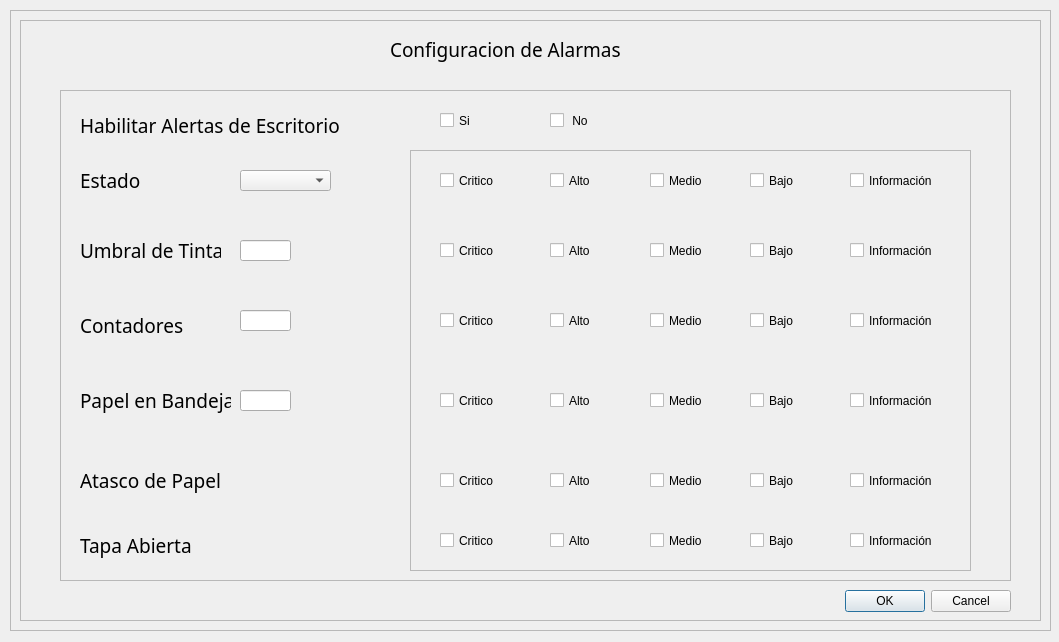
<?xml version="1.0" encoding="UTF-8"?>
<ui version="4.0">
 <class>Form</class>
 <widget class="QWidget" name="Form">
  <property name="geometry">
   <rect>
    <x>0</x>
    <y>0</y>
    <width>1059</width>
    <height>642</height>
   </rect>
  </property>
  <property name="windowTitle">
   <string>Form</string>
  </property>
  <widget class="QWidget" name="layoutWidget">
   <property name="geometry">
    <rect>
     <x>10</x>
     <y>10</y>
     <width>1041</width>
     <height>621</height>
    </rect>
   </property>
   <layout class="QHBoxLayout" name="horizontalLayout_6">
    <item>
     <widget class="QFrame" name="frame">
      <property name="frameShape">
       <enum>QFrame::StyledPanel</enum>
      </property>
      <property name="frameShadow">
       <enum>QFrame::Raised</enum>
      </property>
      <layout class="QHBoxLayout" name="horizontalLayout_5">
       <item>
        <widget class="QFrame" name="frame_2">
         <property name="frameShape">
          <enum>QFrame::StyledPanel</enum>
         </property>
         <property name="frameShadow">
          <enum>QFrame::Raised</enum>
         </property>
         <widget class="QDialogButtonBox" name="buttonBox">
          <property name="geometry">
           <rect>
            <x>800</x>
            <y>570</y>
            <width>191</width>
            <height>23</height>
           </rect>
          </property>
          <property name="standardButtons">
           <set>QDialogButtonBox::Cancel|QDialogButtonBox::Ok</set>
          </property>
         </widget>
         <widget class="QLabel" name="label_8">
          <property name="geometry">
           <rect>
            <x>370</x>
            <y>10</y>
            <width>251</width>
            <height>39</height>
           </rect>
          </property>
          <property name="font">
           <font>
            <family>Sylfaen</family>
            <pointsize>14</pointsize>
           </font>
          </property>
          <property name="text">
           <string>Configuracion de Alarmas</string>
          </property>
         </widget>
         <widget class="QFrame" name="frame_3">
          <property name="geometry">
           <rect>
            <x>40</x>
            <y>70</y>
            <width>951</width>
            <height>491</height>
           </rect>
          </property>
          <property name="frameShape">
           <enum>QFrame::StyledPanel</enum>
          </property>
          <property name="frameShadow">
           <enum>QFrame::Raised</enum>
          </property>
          <widget class="QLabel" name="label_3">
           <property name="geometry">
            <rect>
             <x>20</x>
             <y>140</y>
             <width>141</width>
             <height>41</height>
            </rect>
           </property>
           <property name="font">
            <font>
             <family>Sylfaen</family>
             <pointsize>14</pointsize>
            </font>
           </property>
           <property name="text">
            <string>Umbral de Tinta</string>
           </property>
          </widget>
          <widget class="QLineEdit" name="ip_final">
           <property name="geometry">
            <rect>
             <x>180</x>
             <y>150</y>
             <width>51</width>
             <height>21</height>
            </rect>
           </property>
          </widget>
          <widget class="QLabel" name="label_5">
           <property name="geometry">
            <rect>
             <x>20</x>
             <y>70</y>
             <width>121</width>
             <height>41</height>
            </rect>
           </property>
           <property name="font">
            <font>
             <family>Sylfaen</family>
             <pointsize>14</pointsize>
            </font>
           </property>
           <property name="text">
            <string>Estado</string>
           </property>
          </widget>
          <widget class="QLabel" name="label_2">
           <property name="geometry">
            <rect>
             <x>20</x>
             <y>10</y>
             <width>261</width>
             <height>51</height>
            </rect>
           </property>
           <property name="font">
            <font>
             <family>Sylfaen</family>
             <pointsize>14</pointsize>
            </font>
           </property>
           <property name="text">
            <string>Habilitar Alertas de Escritorio</string>
           </property>
          </widget>
          <widget class="QLabel" name="label_4">
           <property name="geometry">
            <rect>
             <x>20</x>
             <y>210</y>
             <width>121</width>
             <height>51</height>
            </rect>
           </property>
           <property name="font">
            <font>
             <family>Sylfaen</family>
             <pointsize>14</pointsize>
            </font>
           </property>
           <property name="text">
            <string>Contadores</string>
           </property>
          </widget>
          <widget class="QCheckBox" name="checkBox_7">
           <property name="geometry">
            <rect>
             <x>380</x>
             <y>10</y>
             <width>61</width>
             <height>41</height>
            </rect>
           </property>
           <property name="text">
            <string>Si</string>
           </property>
          </widget>
          <widget class="QCheckBox" name="checkBox_11">
           <property name="geometry">
            <rect>
             <x>490</x>
             <y>10</y>
             <width>51</width>
             <height>41</height>
            </rect>
           </property>
           <property name="styleSheet">
            <string notr="true">self.checkBox.setStyleSheet(&quot;QCheckBox::indicator { width: 20px; height: 20px; border: 1px solid black; }&quot;)
</string>
           </property>
           <property name="text">
            <string> No</string>
           </property>
          </widget>
          <widget class="QLineEdit" name="ip_final_2">
           <property name="geometry">
            <rect>
             <x>180</x>
             <y>220</y>
             <width>51</width>
             <height>21</height>
            </rect>
           </property>
          </widget>
          <widget class="QCheckBox" name="checkBox_8">
           <property name="geometry">
            <rect>
             <x>380</x>
             <y>140</y>
             <width>61</width>
             <height>41</height>
            </rect>
           </property>
           <property name="text">
            <string>Critico</string>
           </property>
          </widget>
          <widget class="QCheckBox" name="checkBox_9">
           <property name="geometry">
            <rect>
             <x>490</x>
             <y>140</y>
             <width>61</width>
             <height>41</height>
            </rect>
           </property>
           <property name="text">
            <string>Alto</string>
           </property>
          </widget>
          <widget class="QCheckBox" name="checkBox_10">
           <property name="geometry">
            <rect>
             <x>590</x>
             <y>140</y>
             <width>61</width>
             <height>41</height>
            </rect>
           </property>
           <property name="text">
            <string>Medio</string>
           </property>
          </widget>
          <widget class="QCheckBox" name="checkBox_12">
           <property name="geometry">
            <rect>
             <x>690</x>
             <y>140</y>
             <width>61</width>
             <height>41</height>
            </rect>
           </property>
           <property name="text">
            <string>Bajo</string>
           </property>
          </widget>
          <widget class="QCheckBox" name="checkBox_13">
           <property name="geometry">
            <rect>
             <x>790</x>
             <y>140</y>
             <width>101</width>
             <height>41</height>
            </rect>
           </property>
           <property name="text">
            <string>Información</string>
           </property>
          </widget>
          <widget class="QCheckBox" name="checkBox_14">
           <property name="geometry">
            <rect>
             <x>380</x>
             <y>210</y>
             <width>61</width>
             <height>41</height>
            </rect>
           </property>
           <property name="text">
            <string>Critico</string>
           </property>
          </widget>
          <widget class="QCheckBox" name="checkBox_16">
           <property name="geometry">
            <rect>
             <x>590</x>
             <y>210</y>
             <width>61</width>
             <height>41</height>
            </rect>
           </property>
           <property name="text">
            <string>Medio</string>
           </property>
          </widget>
          <widget class="QCheckBox" name="checkBox_17">
           <property name="geometry">
            <rect>
             <x>690</x>
             <y>210</y>
             <width>61</width>
             <height>41</height>
            </rect>
           </property>
           <property name="text">
            <string>Bajo</string>
           </property>
          </widget>
          <widget class="QCheckBox" name="checkBox_18">
           <property name="geometry">
            <rect>
             <x>790</x>
             <y>210</y>
             <width>101</width>
             <height>41</height>
            </rect>
           </property>
           <property name="text">
            <string>Información</string>
           </property>
          </widget>
          <widget class="QComboBox" name="comboBox">
           <property name="geometry">
            <rect>
             <x>180</x>
             <y>80</y>
             <width>91</width>
             <height>21</height>
            </rect>
           </property>
           <item>
            <property name="text">
             <string/>
            </property>
           </item>
           <item>
            <property name="text">
             <string>Other</string>
            </property>
           </item>
           <item>
            <property name="text">
             <string>Unknow</string>
            </property>
           </item>
           <item>
            <property name="text">
             <string>Idle</string>
            </property>
           </item>
           <item>
            <property name="text">
             <string>Printing</string>
            </property>
           </item>
           <item>
            <property name="text">
             <string>Warmup</string>
            </property>
           </item>
          </widget>
          <widget class="QCheckBox" name="checkBox_19">
           <property name="geometry">
            <rect>
             <x>380</x>
             <y>70</y>
             <width>61</width>
             <height>41</height>
            </rect>
           </property>
           <property name="text">
            <string>Critico</string>
           </property>
          </widget>
          <widget class="QCheckBox" name="checkBox_20">
           <property name="geometry">
            <rect>
             <x>490</x>
             <y>70</y>
             <width>61</width>
             <height>41</height>
            </rect>
           </property>
           <property name="text">
            <string>Alto</string>
           </property>
          </widget>
          <widget class="QCheckBox" name="checkBox_21">
           <property name="geometry">
            <rect>
             <x>590</x>
             <y>70</y>
             <width>61</width>
             <height>41</height>
            </rect>
           </property>
           <property name="text">
            <string>Medio</string>
           </property>
          </widget>
          <widget class="QCheckBox" name="checkBox_22">
           <property name="geometry">
            <rect>
             <x>690</x>
             <y>70</y>
             <width>61</width>
             <height>41</height>
            </rect>
           </property>
           <property name="text">
            <string>Bajo</string>
           </property>
          </widget>
          <widget class="QCheckBox" name="checkBox_23">
           <property name="geometry">
            <rect>
             <x>790</x>
             <y>70</y>
             <width>91</width>
             <height>41</height>
            </rect>
           </property>
           <property name="text">
            <string>Información</string>
           </property>
          </widget>
          <widget class="QLabel" name="label_6">
           <property name="geometry">
            <rect>
             <x>20</x>
             <y>280</y>
             <width>151</width>
             <height>61</height>
            </rect>
           </property>
           <property name="font">
            <font>
             <family>Sylfaen</family>
             <pointsize>14</pointsize>
            </font>
           </property>
           <property name="text">
            <string>Papel en Bandeja</string>
           </property>
          </widget>
          <widget class="QLineEdit" name="ip_final_3">
           <property name="geometry">
            <rect>
             <x>180</x>
             <y>300</y>
             <width>51</width>
             <height>21</height>
            </rect>
           </property>
          </widget>
          <widget class="QCheckBox" name="checkBox_24">
           <property name="geometry">
            <rect>
             <x>380</x>
             <y>290</y>
             <width>61</width>
             <height>41</height>
            </rect>
           </property>
           <property name="text">
            <string>Critico</string>
           </property>
          </widget>
          <widget class="QCheckBox" name="checkBox_25">
           <property name="geometry">
            <rect>
             <x>490</x>
             <y>290</y>
             <width>61</width>
             <height>41</height>
            </rect>
           </property>
           <property name="text">
            <string>Alto</string>
           </property>
          </widget>
          <widget class="QCheckBox" name="checkBox_26">
           <property name="geometry">
            <rect>
             <x>590</x>
             <y>290</y>
             <width>61</width>
             <height>41</height>
            </rect>
           </property>
           <property name="text">
            <string>Medio</string>
           </property>
          </widget>
          <widget class="QCheckBox" name="checkBox_27">
           <property name="geometry">
            <rect>
             <x>690</x>
             <y>290</y>
             <width>61</width>
             <height>41</height>
            </rect>
           </property>
           <property name="text">
            <string>Bajo</string>
           </property>
          </widget>
          <widget class="QCheckBox" name="checkBox_28">
           <property name="geometry">
            <rect>
             <x>790</x>
             <y>290</y>
             <width>101</width>
             <height>41</height>
            </rect>
           </property>
           <property name="text">
            <string>Información</string>
           </property>
          </widget>
          <widget class="QLabel" name="label_7">
           <property name="geometry">
            <rect>
             <x>20</x>
             <y>360</y>
             <width>161</width>
             <height>61</height>
            </rect>
           </property>
           <property name="font">
            <font>
             <family>Sylfaen</family>
             <pointsize>14</pointsize>
            </font>
           </property>
           <property name="text">
            <string>Atasco de Papel</string>
           </property>
          </widget>
          <widget class="QCheckBox" name="checkBox_29">
           <property name="geometry">
            <rect>
             <x>380</x>
             <y>370</y>
             <width>61</width>
             <height>41</height>
            </rect>
           </property>
           <property name="text">
            <string>Critico</string>
           </property>
          </widget>
          <widget class="QCheckBox" name="checkBox_30">
           <property name="geometry">
            <rect>
             <x>490</x>
             <y>370</y>
             <width>61</width>
             <height>41</height>
            </rect>
           </property>
           <property name="text">
            <string>Alto</string>
           </property>
          </widget>
          <widget class="QCheckBox" name="checkBox_31">
           <property name="geometry">
            <rect>
             <x>590</x>
             <y>370</y>
             <width>61</width>
             <height>41</height>
            </rect>
           </property>
           <property name="text">
            <string>Medio</string>
           </property>
          </widget>
          <widget class="QCheckBox" name="checkBox_32">
           <property name="geometry">
            <rect>
             <x>690</x>
             <y>370</y>
             <width>61</width>
             <height>41</height>
            </rect>
           </property>
           <property name="text">
            <string>Bajo</string>
           </property>
          </widget>
          <widget class="QCheckBox" name="checkBox_33">
           <property name="geometry">
            <rect>
             <x>790</x>
             <y>370</y>
             <width>101</width>
             <height>41</height>
            </rect>
           </property>
           <property name="text">
            <string>Información</string>
           </property>
          </widget>
          <widget class="QLabel" name="label_9">
           <property name="geometry">
            <rect>
             <x>20</x>
             <y>430</y>
             <width>151</width>
             <height>51</height>
            </rect>
           </property>
           <property name="font">
            <font>
             <family>Sylfaen</family>
             <pointsize>14</pointsize>
            </font>
           </property>
           <property name="text">
            <string>Tapa Abierta</string>
           </property>
          </widget>
          <widget class="QCheckBox" name="checkBox_34">
           <property name="geometry">
            <rect>
             <x>380</x>
             <y>430</y>
             <width>61</width>
             <height>41</height>
            </rect>
           </property>
           <property name="text">
            <string>Critico</string>
           </property>
          </widget>
          <widget class="QCheckBox" name="checkBox_35">
           <property name="geometry">
            <rect>
             <x>490</x>
             <y>430</y>
             <width>61</width>
             <height>41</height>
            </rect>
           </property>
           <property name="text">
            <string>Alto</string>
           </property>
          </widget>
          <widget class="QCheckBox" name="checkBox_36">
           <property name="geometry">
            <rect>
             <x>590</x>
             <y>430</y>
             <width>61</width>
             <height>41</height>
            </rect>
           </property>
           <property name="text">
            <string>Medio</string>
           </property>
          </widget>
          <widget class="QCheckBox" name="checkBox_37">
           <property name="geometry">
            <rect>
             <x>690</x>
             <y>430</y>
             <width>61</width>
             <height>41</height>
            </rect>
           </property>
           <property name="text">
            <string>Bajo</string>
           </property>
          </widget>
          <widget class="QCheckBox" name="checkBox_38">
           <property name="geometry">
            <rect>
             <x>790</x>
             <y>430</y>
             <width>101</width>
             <height>41</height>
            </rect>
           </property>
           <property name="text">
            <string>Información</string>
           </property>
          </widget>
          <widget class="QCheckBox" name="checkBox_39">
           <property name="geometry">
            <rect>
             <x>490</x>
             <y>210</y>
             <width>61</width>
             <height>41</height>
            </rect>
           </property>
           <property name="text">
            <string>Alto</string>
           </property>
          </widget>
          <widget class="QFrame" name="frame_4">
           <property name="geometry">
            <rect>
             <x>350</x>
             <y>60</y>
             <width>561</width>
             <height>421</height>
            </rect>
           </property>
           <property name="frameShape">
            <enum>QFrame::StyledPanel</enum>
           </property>
           <property name="frameShadow">
            <enum>QFrame::Raised</enum>
           </property>
          </widget>
          <zorder>frame_4</zorder>
          <zorder>label_3</zorder>
          <zorder>ip_final</zorder>
          <zorder>label_5</zorder>
          <zorder>label_2</zorder>
          <zorder>label_4</zorder>
          <zorder>checkBox_7</zorder>
          <zorder>checkBox_11</zorder>
          <zorder>ip_final_2</zorder>
          <zorder>comboBox</zorder>
          <zorder>label_6</zorder>
          <zorder>ip_final_3</zorder>
          <zorder>label_7</zorder>
          <zorder>label_9</zorder>
          <zorder>checkBox_19</zorder>
          <zorder>checkBox_20</zorder>
          <zorder>checkBox_21</zorder>
          <zorder>checkBox_22</zorder>
          <zorder>checkBox_23</zorder>
          <zorder>checkBox_8</zorder>
          <zorder>checkBox_9</zorder>
          <zorder>checkBox_10</zorder>
          <zorder>checkBox_12</zorder>
          <zorder>checkBox_13</zorder>
          <zorder>checkBox_14</zorder>
          <zorder>checkBox_16</zorder>
          <zorder>checkBox_17</zorder>
          <zorder>checkBox_18</zorder>
          <zorder>checkBox_24</zorder>
          <zorder>checkBox_25</zorder>
          <zorder>checkBox_26</zorder>
          <zorder>checkBox_27</zorder>
          <zorder>checkBox_28</zorder>
          <zorder>checkBox_29</zorder>
          <zorder>checkBox_30</zorder>
          <zorder>checkBox_31</zorder>
          <zorder>checkBox_32</zorder>
          <zorder>checkBox_33</zorder>
          <zorder>checkBox_34</zorder>
          <zorder>checkBox_35</zorder>
          <zorder>checkBox_36</zorder>
          <zorder>checkBox_37</zorder>
          <zorder>checkBox_38</zorder>
          <zorder>checkBox_39</zorder>
         </widget>
        </widget>
       </item>
      </layout>
     </widget>
    </item>
   </layout>
  </widget>
 </widget>
 <resources/>
 <connections/>
</ui>
